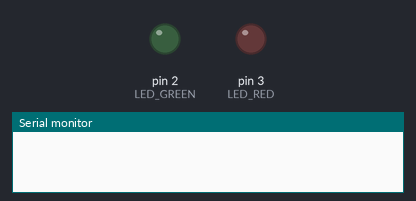
Recording of a program running on a simulated SparkFun Pro Micro, built with avr-gcc and run on an emulated ATmega32U4. Shown: output pins drawn as LEDs (lit = HIGH), the last lines printed to the serial monitor. Dashed ring = blinking.

Above: at 0.05 s.
At 1.15 s:
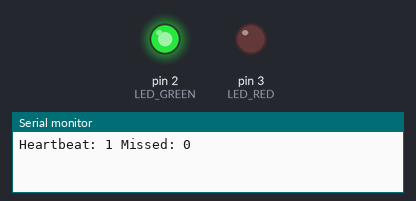
At 2.3 s:
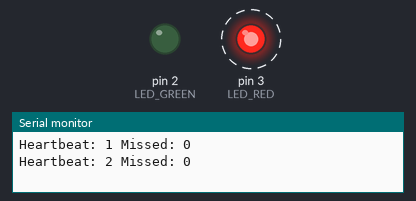
At 3.95 s:
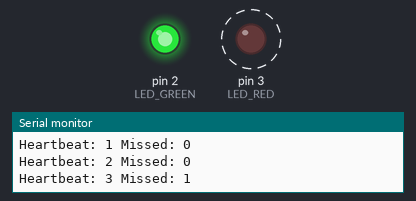
Timing chart, 0 to 4.6 s (numbered marks = the images above):
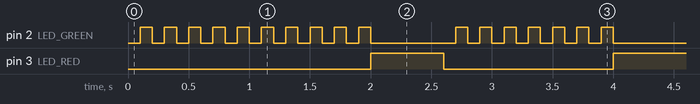

Measured:
- by itself, pin 2 (LED_GREEN): repeats every 2.0 s: HIGH 0.10 s, LOW 0.70 s, 6 × (HIGH 0.10 s, LOW 0.10 s)
- by itself, pin 3 (LED_RED): alternates HIGH for 0.60 s and LOW for 1.4 s

The program:

main.cpp
```cpp
#include <Arduino.h>
#include "rtos.h"

#ifndef PIO_UNIT_TESTING

#define LED_GREEN 2
#define LED_RED 3

void blinkTask();
void heartbeatTask();
void workerTask();

// Tasks have fixed priorities: the first task in this table has the highest.
rtos::Task<100, 256> blink(blinkTask);
rtos::Task<1000, 256> heartbeat(heartbeatTask);
rtos::Task<2000, 256> worker(workerTask);
rtos::TaskBase* const tasks[] = {&blink, &heartbeat, &worker};

rtos::Semaphore<1,1> ledSemaphore;

void blinkTask() {
  if (ledSemaphore.tryTake()) {
    digitalWrite(LED_GREEN, !digitalRead(LED_GREEN)); // Toggle green LED
    ledSemaphore.give();
  }
}

void workerTask() {
  ledSemaphore.take();
  rtos::suspend(blink); // Suspend the blink task while doing work
  digitalWrite(LED_GREEN, LOW); // Turn off LED to indicate work
  digitalWrite(LED_RED, HIGH); // Turn on red LED to indicate work
  delay(600); // Simulate work
  digitalWrite(LED_RED, LOW); // Turn off red LED to indicate work done
  rtos::resume(blink); // Resume the blink task
  ledSemaphore.give();
}

volatile uint32_t heartbeatCount = 0;
volatile uint8_t missedDeadlines = 0;

void heartbeatTask() {
  ++heartbeatCount;
  missedDeadlines |= rtos::takeMissedDeadlines();
  Serial.print("Heartbeat: ");
  Serial.print(heartbeatCount);
  Serial.print(" Missed: ");
  Serial.println(missedDeadlines);
}

void setup() {
  pinMode(LED_GREEN, OUTPUT);
  pinMode(LED_RED, OUTPUT);
  Serial.begin(115200);
  rtos::start(tasks);
}

void loop() {
  // The Arduino loop is the idle context and runs when no task is ready.
}

#endif
```

rtos.h
```cpp
#pragma once

#include <stddef.h>
#include <stdint.h>

namespace rtos {

using TaskFunction = void (*)();

class SemaphoreBase;

struct TaskBase {
  TaskFunction function;
  uint8_t* stack;
  size_t stackSize;
  uint16_t period;
  volatile uint16_t remaining;
  volatile bool active;
  volatile bool suspended;
  SemaphoreBase* volatile waitingOn;
  uint16_t savedStack;
};

// Each activation calls function once; the function must return.
template <uint16_t PeriodMs, size_t StackSize>
struct Task : TaskBase {
  static_assert(PeriodMs > 0, "Task period must be at least 1 ms");
  static_assert(StackSize >= 96, "Task stack must be at least 96 bytes");

  explicit Task(TaskFunction function)
      : TaskBase{function, stackStorage, StackSize, PeriodMs, PeriodMs, false, false, nullptr, 0} {}

 private:
  uint8_t stackStorage[StackSize];
};

class SemaphoreBase {
 public:
  SemaphoreBase(const SemaphoreBase&) = delete;
  SemaphoreBase& operator=(const SemaphoreBase&) = delete;

  // Blocking wait; false means the call was not made from a task with interrupts enabled.
  bool take();
  bool tryTake();
  // False means the semaphore was full or interrupts were disabled.
  bool give();
  // Does not switch tasks until the next scheduler invocation.
  bool giveFromISR();

 protected:
  SemaphoreBase(uint8_t maximum, uint8_t initial) : count_(initial), maximum_(maximum) {}

 private:
  bool giveLocked();
  uint8_t count_;
  const uint8_t maximum_;
};

template <uint8_t Maximum, uint8_t Initial = 0>
class Semaphore : public SemaphoreBase {
  static_assert(Maximum > 0, "Semaphore maximum must be at least 1");
  static_assert(Initial <= Maximum, "Initial semaphore count exceeds maximum");

 public:
  Semaphore() : SemaphoreBase(Maximum, Initial) {}
};

namespace detail {
void start(TaskBase* const* tasks, uint8_t count);
}

// Suspend or resume a registered task. Both require interrupts enabled.
// Suspension preserves the task context; periodic releases continue while suspended.
bool suspend();
bool suspend(TaskBase& task);
bool resume(TaskBase& task);

template <size_t Count>
void start(TaskBase* const (&tasks)[Count]) {
  static_assert(Count > 0 && Count <= 8, "Configure between 1 and 8 tasks");
  detail::start(tasks, Count);
}

// Bit n indicates that task n missed at least one release since the last call.
uint8_t takeMissedDeadlines();

}  // namespace rtos
```

rtos.cpp
```cpp
#include "rtos.h"

#include <avr/interrupt.h>
#include <avr/io.h>
#include <util/atomic.h>

#if !defined(__AVR_ATmega32U4__)
#error "This scheduler's context switch is implemented for the ATmega32U4 only"
#endif

#if F_CPU % 64000UL != 0 || F_CPU / 64000UL > 65536UL
#error "Timer1 cannot produce an exact 1 ms tick with a prescaler of 64"
#endif

namespace {

rtos::TaskBase* const* taskTable;
uint8_t taskCount;
// taskCount identifies the Arduino idle context.
uint8_t currentTask;
uint16_t idleStack;
volatile uint8_t missedDeadlines;

extern "C" void rtos_yield();

void taskEntry() {
  for (;;) {
    taskTable[currentTask]->function();
    cli();
    taskTable[currentTask]->active = false;
    rtos_yield();
  }
}

uint16_t initializeStack(rtos::TaskBase& task) {
  uint8_t* sp = task.stack + task.stackSize - 1;
  const uint16_t entry = reinterpret_cast<uint16_t>(taskEntry);

  // Match the return address and register frame consumed by restoreContext.
  *sp-- = static_cast<uint8_t>(entry);
  *sp-- = static_cast<uint8_t>(entry >> 8);
  *sp-- = 0;  // r0
  *sp-- = 0;  // SREG (interrupts remain disabled until RETI)
  for (uint8_t reg = 1; reg <= 31; ++reg) {
    *sp-- = 0;
  }
  return reinterpret_cast<uint16_t>(sp);
}

uint16_t selectNext(uint16_t savedStack) {
  if (currentTask == taskCount) {
    idleStack = savedStack;
  } else {
    taskTable[currentTask]->savedStack = savedStack;
  }

  for (uint8_t i = 0; i < taskCount; ++i) {
    if (taskTable[i]->active && !taskTable[i]->suspended &&
        taskTable[i]->waitingOn == nullptr) {
      currentTask = i;
      return taskTable[i]->savedStack;
    }
  }
  currentTask = taskCount;
  return idleStack;
}

bool findTask(const rtos::TaskBase& task) {
  for (uint8_t i = 0; i < taskCount; ++i) {
    if (taskTable[i] == &task) {
      return true;
    }
  }
  return false;
}

}  // namespace

// These functions run on the interrupted task's stack with interrupts disabled.
extern "C" __attribute__((used, noinline)) uint16_t rtos_on_tick(uint16_t sp) {
  for (uint8_t i = 0; i < taskCount; ++i) {
    rtos::TaskBase& task = *taskTable[i];
    if (--task.remaining == 0) {
      task.remaining = task.period;
      if (task.active) {
        missedDeadlines |= static_cast<uint8_t>(1U << i);
      } else {
        task.active = true;
      }
    }
  }
  return selectNext(sp);
}

extern "C" __attribute__((used, noinline)) uint16_t rtos_on_yield(uint16_t sp) {
  return selectNext(sp);
}

// The timer ISR and the task-completion yield have the same saved frame.
// Both enter with interrupts disabled and resume via RETI.
#define SAVE_CONTEXT \
  "push r0\n\t" \
  "in r0, __SREG__\n\t" \
  "cli\n\t" \
  "push r0\n\t" \
  "push r1\n\t" \
  "clr r1\n\t" \
  "push r2\n\t" "push r3\n\t" "push r4\n\t" "push r5\n\t" \
  "push r6\n\t" "push r7\n\t" "push r8\n\t" "push r9\n\t" \
  "push r10\n\t" "push r11\n\t" "push r12\n\t" "push r13\n\t" \
  "push r14\n\t" "push r15\n\t" "push r16\n\t" "push r17\n\t" \
  "push r18\n\t" "push r19\n\t" "push r20\n\t" "push r21\n\t" \
  "push r22\n\t" "push r23\n\t" "push r24\n\t" "push r25\n\t" \
  "push r26\n\t" "push r27\n\t" "push r28\n\t" "push r29\n\t" \
  "push r30\n\t" "push r31\n\t" \
  "in r24, __SP_L__\n\t" \
  "in r25, __SP_H__\n\t"

#define RESTORE_CONTEXT \
  "out __SP_H__, r25\n\t" \
  "out __SP_L__, r24\n\t" \
  "pop r31\n\t" "pop r30\n\t" "pop r29\n\t" "pop r28\n\t" \
  "pop r27\n\t" "pop r26\n\t" "pop r25\n\t" "pop r24\n\t" \
  "pop r23\n\t" "pop r22\n\t" "pop r21\n\t" "pop r20\n\t" \
  "pop r19\n\t" "pop r18\n\t" "pop r17\n\t" "pop r16\n\t" \
  "pop r15\n\t" "pop r14\n\t" "pop r13\n\t" "pop r12\n\t" \
  "pop r11\n\t" "pop r10\n\t" "pop r9\n\t" "pop r8\n\t" \
  "pop r7\n\t" "pop r6\n\t" "pop r5\n\t" "pop r4\n\t" \
  "pop r3\n\t" "pop r2\n\t" "pop r1\n\t" \
  "pop r0\n\t" \
  "out __SREG__, r0\n\t" \
  "pop r0\n\t" \
  "reti\n\t"

ISR(TIMER1_COMPA_vect, ISR_NAKED) {
  asm volatile(SAVE_CONTEXT "call rtos_on_tick\n\t" RESTORE_CONTEXT);
}

extern "C" __attribute__((naked, used, noinline)) void rtos_yield() {
  asm volatile(SAVE_CONTEXT "call rtos_on_yield\n\t" RESTORE_CONTEXT);
}

namespace rtos {
namespace detail {

void start(TaskBase* const* tasks, uint8_t count) {
  ATOMIC_BLOCK(ATOMIC_RESTORESTATE) {
    taskTable = tasks;
    taskCount = count;
    currentTask = count;
    missedDeadlines = 0;
    for (uint8_t i = 0; i < count; ++i) {
      tasks[i]->remaining = tasks[i]->period;
      tasks[i]->active = false;
      tasks[i]->suspended = false;
      tasks[i]->waitingOn = nullptr;
      tasks[i]->savedStack = initializeStack(*tasks[i]);
    }

    TCCR1A = 0;
    TCCR1B = 0;
    TCNT1 = 0;
    OCR1A = F_CPU / 64UL / 1000UL - 1;
    TIFR1 = _BV(OCF1A);
    TIMSK1 = _BV(OCIE1A);
    TCCR1B = _BV(WGM12) | _BV(CS11) | _BV(CS10);
  }
}

}  // namespace detail

bool suspend() {
  if (!(SREG & _BV(SREG_I))) {
    return false;
  }
  cli();
  if (currentTask >= taskCount) {
    sei();
    return false;
  }
  TaskBase& task = *taskTable[currentTask];
  if (!task.suspended) {
    task.suspended = true;
    rtos_yield();
  }
  sei();
  return true;
}

bool suspend(TaskBase& task) {
  if (!(SREG & _BV(SREG_I))) {
    return false;
  }
  cli();
  if (!findTask(task)) {
    sei();
    return false;
  }
  if (!task.suspended) {
    task.suspended = true;
    rtos_yield();
  }
  sei();
  return true;
}

bool resume(TaskBase& task) {
  if (!(SREG & _BV(SREG_I))) {
    return false;
  }
  cli();
  if (!findTask(task)) {
    sei();
    return false;
  }
  if (task.suspended) {
    task.suspended = false;
    rtos_yield();
  }
  sei();
  return true;
}

bool SemaphoreBase::take() {
  if (!(SREG & _BV(SREG_I))) {
    return false;
  }
  cli();
  if (currentTask >= taskCount) {
    sei();
    return false;
  }
  if (count_ != 0) {
    --count_;
  } else {
    taskTable[currentTask]->waitingOn = this;
    rtos_yield();
  }
  sei();
  return true;
}

bool SemaphoreBase::tryTake() {
  bool acquired = false;
  ATOMIC_BLOCK(ATOMIC_RESTORESTATE) {
    if (count_ != 0) {
      --count_;
      acquired = true;
    }
  }
  return acquired;
}

bool SemaphoreBase::giveLocked() {
  for (uint8_t i = 0; i < taskCount; ++i) {
    if (taskTable[i]->active && taskTable[i]->waitingOn == this) {
      taskTable[i]->waitingOn = nullptr;
      return true;
    }
  }
  if (count_ == maximum_) {
    return false;
  }
  ++count_;
  return true;
}

bool SemaphoreBase::give() {
  if (!(SREG & _BV(SREG_I))) {
    return false;
  }
  cli();
  const bool given = giveLocked();
  if (given && taskCount != 0) {
    rtos_yield();
  }
  sei();
  return given;
}

bool SemaphoreBase::giveFromISR() {
  bool given;
  ATOMIC_BLOCK(ATOMIC_RESTORESTATE) {
    given = giveLocked();
  }
  return given;
}

uint8_t takeMissedDeadlines() {
  uint8_t result;
  ATOMIC_BLOCK(ATOMIC_RESTORESTATE) {
    result = missedDeadlines;
    missedDeadlines = 0;
  }
  return result;
}

}  // namespace rtos
```
